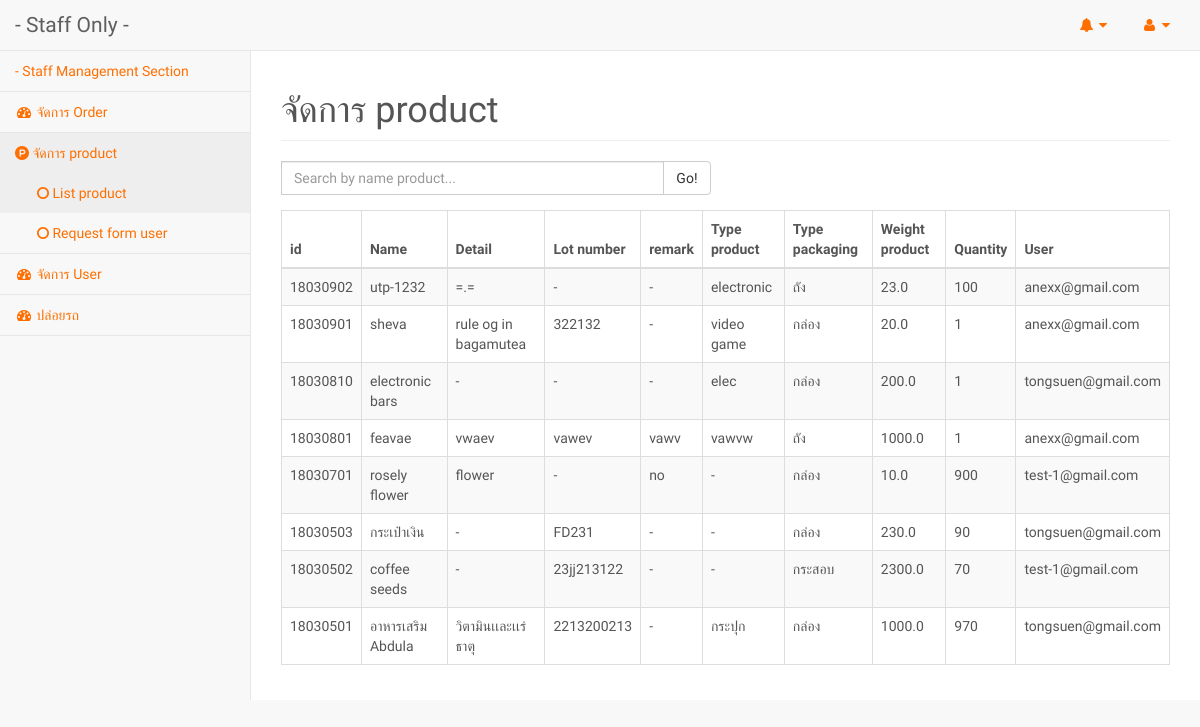
Screenshot of /product/ (signed in) with the database file from the repository.
### program/models.py (models this page shows, shortened)
class Product(models.Model):
    sku                 = models.CharField(blank=False,max_length=120, editable=False)
    name                = models.CharField(blank=False,max_length=120)
    detail              = models.CharField(max_length=255,null=True)
    lot_number          = models.CharField(blank=False,max_length=120)
    mark                = models.CharField(max_length=120,null=True)
    type_product        = models.CharField(blank=False,max_length=120)
    type_packaging      = models.ForeignKey(PackagingType, on_delete=models.CASCADE)
    weight_product      = models.FloatField(blank=False)
    status              = models.IntegerField(default=1, editable=False)
    quantity            = models.IntegerField(default=1)
    total               = models.IntegerField(default=1)
    timestamp           = models.DateTimeField(auto_now_add=True)
    import_date         = models.DateTimeField()
    export_date         = models.DateTimeField(default=None, blank=True, null=True)
    manufacturing_date  = models.DateTimeField(default=None, blank=True, null=True)
    expire_date         = models.DateTimeField(default=None, blank=True, null=True)
    active              =   models.BooleanField(default=True)
    user                = models.ForeignKey(User, on_delete=models.CASCADE)

class PackagingType(models.Model):
    name    =   models.CharField(blank=False, max_length=120,null=True)
    detail    =   models.CharField(blank=False, max_length=255,null=True)
    timestamp = models.DateTimeField(auto_now_add=True)

### accounts/models.py (models this page shows, shortened)
class User(AbstractBaseUser):
    email   =   models.EmailField(max_length=255,unique=True)
    name    =   models.CharField(blank=False, max_length=120,null=True)
    tel     = models.CharField(max_length=120,null=True)
    active  =   models.BooleanField(default=True)
    company =   models.BooleanField(default=False)
    staff   =   models.BooleanField(default=True)
    admin   =   models.BooleanField(default=True)
    address_pk  = models.IntegerField(default=0)
    timestamp = models.DateTimeField(auto_now_add=True)
    USERNAME_FIELD  = 'email'
    REQUIRED_FIELD = [email]
    objects = UserManager()
    @property
    def is_active(self):
        return  self.active

### program/views.py (the view)
    def wrapper(request, *args, **kw):
        user=request.user
        if not user.staff:
            return redirect('home')
        else:
            return function(request, *args, **kw)

### program/views.py (called while the page is built)
def staff_login_required(function):
    def wrapper(request, *args, **kw):
        user=request.user
        if not user.staff:
            return redirect('home')
        else:
            return function(request, *args, **kw)
    return wrapper

@staff_login_required
def product_view(request):
    if request.POST.get('search') != None:
        query_string = request.POST.get('search')
        print(query_string)
        context = {
            "list_product"        : Product.objects.filter(Q(active = 1),Q(name__icontains=query_string) | Q(user__email__icontains=query_string)).order_by('-timestamp'),
        }
    else :
        context = {
            "list_product"        : Product.objects.filter(active = 1).order_by('-timestamp'),
        }
    return render(request, 'admin-program/product.html',context)

### templates/admin-program/product.html (shortened to what this page needs)
{% extends "admin-program/base_staff.html" %}
{% load static %}
{% block content %}
        <div id="page-wrapper">
                <div class="row">
                  <div class="col-lg-12">
                          <h1 class="page-header">จัดการ product</h1>
                  </div>
                  <div class="col-lg-6">
                    <form action="{% url 'product_view' %}" method="POST">
                   <div class="input-group">
                     <input type="text" name="search" class="form-control" placeholder="Search by name product... ">
                     <span class="input-group-btn">
                       <button class="btn btn-default" type="submit">Go!</button>
                     </span>
                   </div>
                   </form>
                 </div>
                  <div class="col-lg-12">
                    <div class="panel-default">
                          <div class="panel-body row">
                              <table width="100%" class="table table-striped table-bordered table-hover" id="dataTables-example">
                                  <thead>
                                      <tr>
                                          <th>id</th>
                                          <th>Name</th>
                                          <th>Detail</th>
                                          <th>Lot number</th>
                                          <th>remark</th>
                                          <th>Type product</th>
                                          <th>Type packaging</th>
                                          <th>Weight product</th>
                                          <th>Quantity</th>
                                          <th>User</th>
                                      </tr>
                                  </thead>
                                  <tbody>
                                    {% for product in list_product %}
                                    <tr class="odd gradeX">
                                        <td>{{  product.sku  }}</td>
                                        <td>{{  product.name  }}</td>
                                        <td>{{  product.detail  }}</td>
                                        <td>{{  product.lot_number  }}</td>
                                        <td>{{  product.mark  }}</td>
                                        <td>{{  product.type_product  }}</td>
                                        <td>{{  product.type_packaging.name  }}</td>
                                        <td>{{  product.weight_product  }}</td>
                                        <td>{{  product.quantity  }}</td>
                                        <td>{{  product.user.email  }}</td>
                                    </tr>
                                    {% endfor %}
                                  </tbody>
                              </table>
                          </div>
                      </div>
                  </div>
                </div>
        </div>
{% endblock %}

### templates/admin-program/base_staff.html (shortened to what this page needs)
{% load static %}
<!doctype html>
<html lang="en">
  <head>
    <link href='{% static 'vendor/bootstrap/css/bootstrap.min.css' %}' rel="stylesheet">
    <link href='{% static 'vendor/metisMenu/metisMenu.min.css' %}' rel="stylesheet">
    <link href='{% static 'vendor/css/sb-admin-2.css' %}' rel="stylesheet">
    <link href='{% static 'vendor/font-awesome/css/font-awesome.min.css' %}' rel="stylesheet" type="text/css">
    <link href='{% static 'css/style_program.css' %}' rel="stylesheet">
    <link href='{% static 'css/query_program.css' %}' rel="stylesheet">
    <link href="//cdn.bootcss.com/bootstrap-datetimepicker/4.17.44/css/bootstrap-datetimepicker.min.css" rel="stylesheet">
  </head>
  <body>
    <div id="wrapper content">
    {% include 'admin-program/nav.html' %}
    {% block content %}{% endblock %}
    </div>
    </body>
</html>

### templates/admin-program/nav.html (shortened to what this page needs)
<nav class="navbar navbar-default navbar-static-top" role="navigation" style="margin-bottom: 0">
    <div class="navbar-header">
        <a class="navbar-brand" href="#">- Staff Only -</a>
    </div>
    <div>
    <ul class="nav navbar-top-links navbar-right">
        <li class="dropdown">
                    <a class="dropdown-toggle" data-toggle="dropdown" href="#">
                        <i class="fa fa-bell fa-fw"></i> <i class="fa fa-caret-down"></i>
                    </a>
                </li>
        <li class="dropdown">
            <a class="dropdown-toggle" data-toggle="dropdown" href="#">
                <i class="fa fa-user fa-fw"></i> <i class="fa fa-caret-down"></i>
            </a>
                </li>
            </ul>
    <div class="navbar-default sidebar" role="navigation">
        <div class="sidebar-nav navbar-collapse">
            <ul class="nav" id="side-menu">
                <li class="header-staff-side-menu">
                    <a href="#"> - Staff Management Section</a>
                </li>
                <li>
                    <a href="{% url 'staff_view' %}"><i class="fa fa-dashboard fa-fw"></i> จัดการ Order </a>
                </li>
                <li>
                    <a href=""><i class="fa fa-product-hunt"></i> จัดการ product </a>
                    <ul class="nav nav-second-level">
                        <li>
                            <a href="{% url 'product_view' %}"><i class="fa fa-circle-o" aria-hidden="true"></i></i> List product</a>
                        </li>
                        <li>
                            <a href="{% url 'product_add' %}"><i class="fa fa-circle-o" aria-hidden="true"></i> Request form user</a>
                        </li>
                    </ul>
                </li>
                <li>
                    <a href="{% url 'manage_user' %}"><i class="fa fa-dashboard fa-fw"></i> จัดการ User </a>
                </li>
                <li>
                    <a href="{% url 'launch_truck_page' %}"><i class="fa fa-dashboard fa-fw"></i> ปล่อยรถ </a>
                </li>
            </ul>
        </div>
    </div>
</nav>

### templates/program/js.html (shortened to what this page needs)
{% load static %}

### static_my_proj/css/style_program.css (style rules this page uses)
.navbar-default .navbar-brand { color:#FF6F00; font-family: 'Pattaya', sans-serif; font-size: 150%; }
a { color:#FF6F00; }
body { color: #555; font-family: 'Prompt', sans-serif; }
.input-group .form-control { min-width: 60px; }
#page-wrapper { margin-bottom: 50px; }

### rows the page displays
Product: sku "18030902", name "utp-1232", detail "=.=", lot_number "-", mark "-", type_product "electronic", type_packaging.name "ถัง", weight_product "23.0", quantity "100", user.email "anexx@gmail.com"
Product: sku "18030901", name "sheva", detail "rule og in bagamutea", lot_number "322132", mark "-", type_product "video game", type_packaging.name "กล่อง", weight_product "20.0", quantity "1", user.email "anexx@gmail.com"
Product: sku "18030810", name "electronic bars", detail "-", lot_number "-", mark "-", type_product "elec", type_packaging.name "กล่อง", weight_product "200.0", quantity "1", user.email "tongsuen@gmail.com"
Product: sku "18030801", name "feavae", detail "vwaev", lot_number "vawev", mark "vawv", type_product "vawvw", type_packaging.name "ถัง", weight_product "1000.0", quantity "1", user.email "anexx@gmail.com"
Product: sku "18030701", name "rosely flower", detail "flower", lot_number "-", mark "no", type_product "-", type_packaging.name "กล่อง", weight_product "10.0", quantity "900", user.email "test-1@gmail.com"
Product: sku "18030503", name "กระเป๋าเงิน", detail "-", lot_number "FD231", mark "-", type_product "-", type_packaging.name "กล่อง", weight_product "230.0", quantity "90", user.email "tongsuen@gmail.com"
Product: sku "18030502", name "coffee seeds", detail "-", lot_number "23jj213122", mark "-", type_product "-", type_packaging.name "กระสอบ", weight_product "2300.0", quantity "70", user.email "test-1@gmail.com"
Product: sku "18030501", name "อาหารเสริม Abdula", detail "วิตามินเเละเเร่ธาตุ", lot_number "2213200213", mark "-", type_product "กระปุก", type_packaging.name "กล่อง", weight_product "1000.0", quantity "970", user.email "tongsuen@gmail.com"
